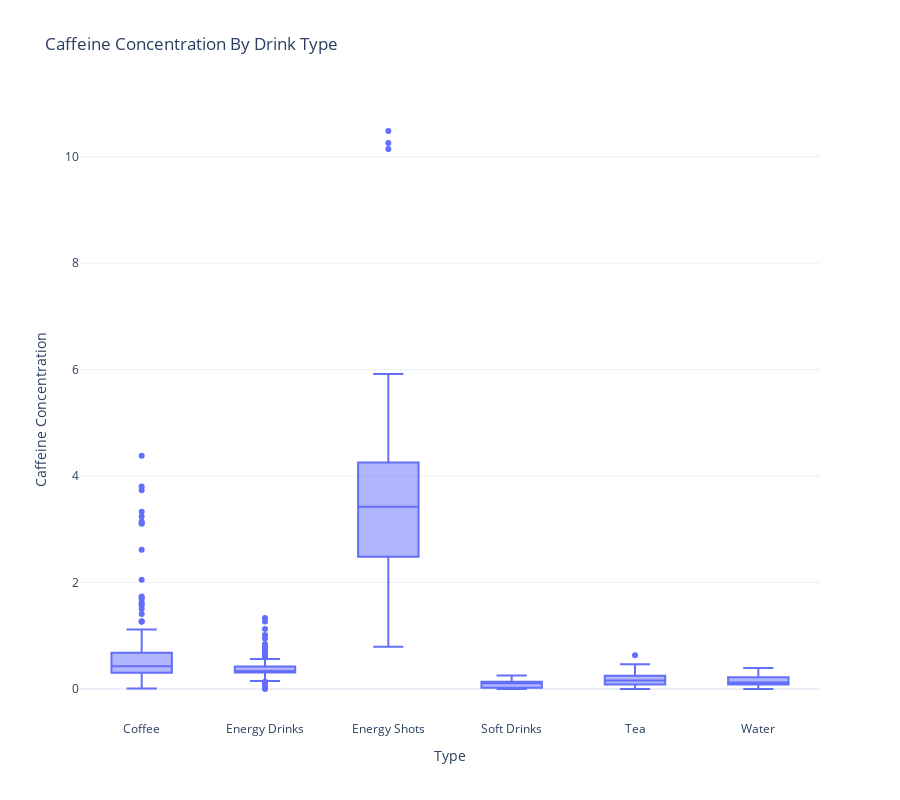

The notebook cell this image was saved under:
### Code cell
# Caffeine Concentration boxplot for all drink types

fig = px.box(caffeine,
        x='type',
        y='Caffeine Concentration',
        title='Caffeine Concentration By Drink Type',
        labels={'type': 'Type'},
        height=800,
        template='plotly_white',
        hover_data=['drink']
        )

fig.show()

### Figure 1 — Plotly figure (JSON) as saved in the notebook; plotly's stock layout.template omitted (floating-point values rounded to 4 significant figures; data arrays with more than 128 entries replaced by an {"elided": "..."} marker saying what was removed)
{"data": [{"alignmentgroup": "True", "customdata": {"elided": "610x1 str values"}, "hovertemplate": "Type=%{x}<br>Caffeine Concentration=%{y}<br>drink=%{customdata[0]}<extra></extra>", "legendgroup": "", "marker": {"color": "#636efa"}, "name": "", "notched": false, "offsetgroup": "", "orientation": "v", "showlegend": false, "type": "box", "x": {"elided": "610 str values"}, "x0": " ", "xaxis": "x", "y": {"elided": "610 float values"}, "y0": " ", "yaxis": "y"}], "layout": {"boxmode": "group", "height": 800, "legend": {"tracegroupgap": 0}, "title": {"text": "Caffeine Concentration By Drink Type"}, "xaxis": {"anchor": "y", "domain": [0, 1], "title": {"text": "Type"}}, "yaxis": {"anchor": "x", "domain": [0, 1], "title": {"text": "Caffeine Concentration"}}}}
